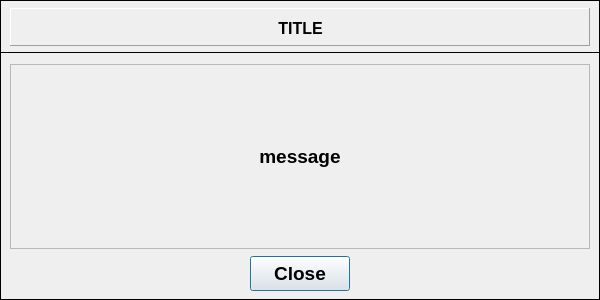
<?xml version="1.0" encoding="UTF-8"?>
<ui version="4.0">
 <class>Dialog</class>
 <widget class="QDialog" name="Dialog">
  <property name="geometry">
   <rect>
    <x>0</x>
    <y>0</y>
    <width>600</width>
    <height>300</height>
   </rect>
  </property>
  <property name="minimumSize">
   <size>
    <width>600</width>
    <height>300</height>
   </size>
  </property>
  <property name="maximumSize">
   <size>
    <width>600</width>
    <height>300</height>
   </size>
  </property>
  <property name="windowTitle">
   <string>Dialog</string>
  </property>
  <widget class="QFrame" name="frame_2">
   <property name="geometry">
    <rect>
     <x>0</x>
     <y>52</y>
     <width>600</width>
     <height>248</height>
    </rect>
   </property>
   <property name="minimumSize">
    <size>
     <width>600</width>
     <height>248</height>
    </size>
   </property>
   <property name="maximumSize">
    <size>
     <width>600</width>
     <height>248</height>
    </size>
   </property>
   <property name="frameShape">
    <enum>QFrame::Box</enum>
   </property>
   <property name="frameShadow">
    <enum>QFrame::Plain</enum>
   </property>
   <widget class="QLabel" name="Label_message">
    <property name="geometry">
     <rect>
      <x>10</x>
      <y>12</y>
      <width>580</width>
      <height>185</height>
     </rect>
    </property>
    <property name="minimumSize">
     <size>
      <width>580</width>
      <height>185</height>
     </size>
    </property>
    <property name="maximumSize">
     <size>
      <width>580</width>
      <height>185</height>
     </size>
    </property>
    <property name="font">
     <font>
      <family>Arial</family>
      <pointsize>13</pointsize>
      <weight>75</weight>
      <italic>false</italic>
      <bold>true</bold>
     </font>
    </property>
    <property name="frameShape">
     <enum>QFrame::StyledPanel</enum>
    </property>
    <property name="frameShadow">
     <enum>QFrame::Sunken</enum>
    </property>
    <property name="text">
     <string>&lt;html&gt;&lt;head/&gt;&lt;body&gt;&lt;p align=&quot;center&quot;&gt;&lt;span style=&quot; font-size:14pt;&quot;&gt;message&lt;/span&gt;&lt;/p&gt;&lt;/body&gt;&lt;/html&gt;</string>
    </property>
    <property name="textFormat">
     <enum>Qt::AutoText</enum>
    </property>
    <property name="alignment">
     <set>Qt::AlignCenter</set>
    </property>
   </widget>
   <widget class="QPushButton" name="pushButton_close">
    <property name="geometry">
     <rect>
      <x>250</x>
      <y>204</y>
      <width>100</width>
      <height>35</height>
     </rect>
    </property>
    <property name="font">
     <font>
      <family>Arial</family>
      <pointsize>14</pointsize>
      <weight>75</weight>
      <italic>false</italic>
      <bold>true</bold>
     </font>
    </property>
    <property name="text">
     <string>Close</string>
    </property>
    <property name="default">
     <bool>false</bool>
    </property>
    <property name="flat">
     <bool>false</bool>
    </property>
   </widget>
  </widget>
  <widget class="QFrame" name="frame_4">
   <property name="geometry">
    <rect>
     <x>0</x>
     <y>0</y>
     <width>600</width>
     <height>53</height>
    </rect>
   </property>
   <property name="minimumSize">
    <size>
     <width>600</width>
     <height>0</height>
    </size>
   </property>
   <property name="maximumSize">
    <size>
     <width>600</width>
     <height>16777215</height>
    </size>
   </property>
   <property name="frameShape">
    <enum>QFrame::Box</enum>
   </property>
   <property name="frameShadow">
    <enum>QFrame::Plain</enum>
   </property>
   <widget class="QFrame" name="frame">
    <property name="geometry">
     <rect>
      <x>10</x>
      <y>8</y>
      <width>580</width>
      <height>38</height>
     </rect>
    </property>
    <property name="minimumSize">
     <size>
      <width>580</width>
      <height>0</height>
     </size>
    </property>
    <property name="maximumSize">
     <size>
      <width>580</width>
      <height>16777215</height>
     </size>
    </property>
    <property name="frameShape">
     <enum>QFrame::Panel</enum>
    </property>
    <property name="frameShadow">
     <enum>QFrame::Raised</enum>
    </property>
    <widget class="QLabel" name="Label_title">
     <property name="geometry">
      <rect>
       <x>4</x>
       <y>6</y>
       <width>573</width>
       <height>29</height>
      </rect>
     </property>
     <property name="minimumSize">
      <size>
       <width>573</width>
       <height>0</height>
      </size>
     </property>
     <property name="maximumSize">
      <size>
       <width>573</width>
       <height>16777215</height>
      </size>
     </property>
     <property name="font">
      <font>
       <family>Arial</family>
       <pointsize>13</pointsize>
       <weight>75</weight>
       <italic>false</italic>
       <bold>true</bold>
      </font>
     </property>
     <property name="text">
      <string>&lt;html&gt;&lt;head/&gt;&lt;body&gt;&lt;p align=&quot;center&quot;&gt;&lt;span style=&quot; font-size:12pt;&quot;&gt;TITLE&lt;/span&gt;&lt;/p&gt;&lt;/body&gt;&lt;/html&gt;</string>
     </property>
     <property name="textFormat">
      <enum>Qt::AutoText</enum>
     </property>
     <property name="alignment">
      <set>Qt::AlignCenter</set>
     </property>
    </widget>
   </widget>
  </widget>
 </widget>
 <resources/>
 <connections/>
</ui>
